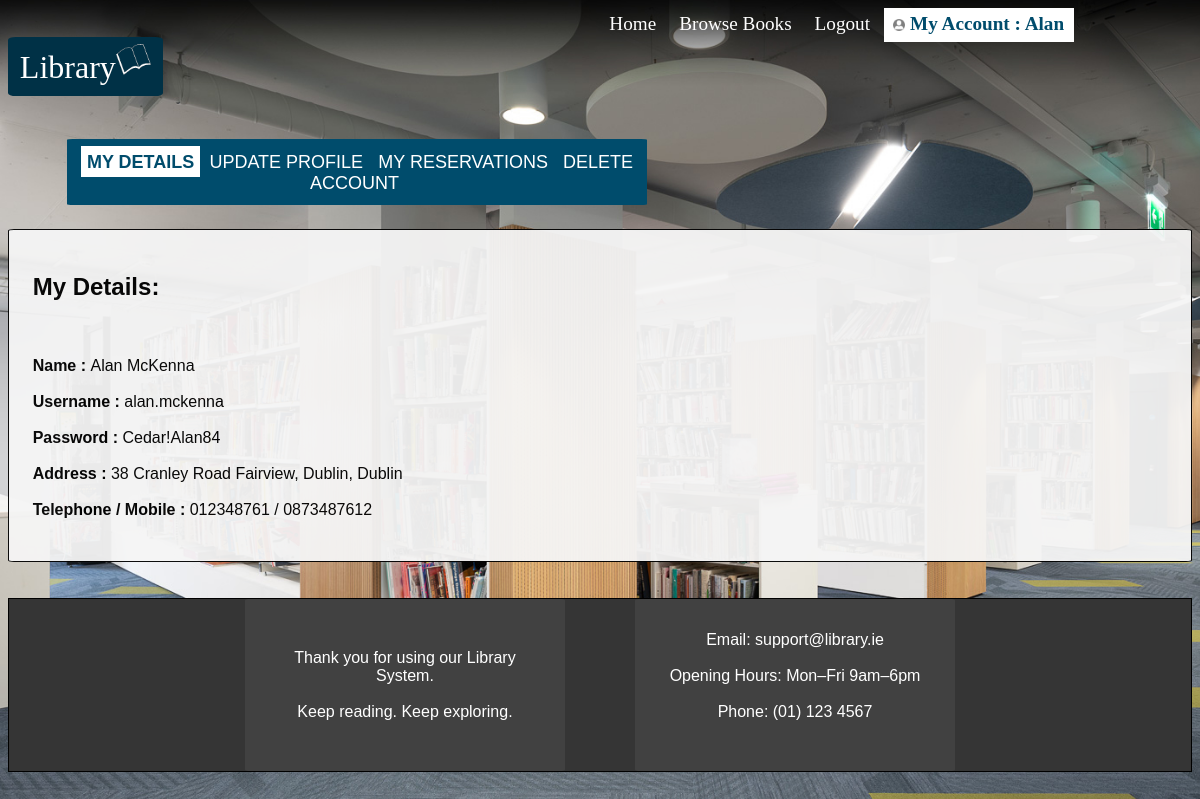
Screenshot of /pages/MyAccount.php (signed in) with the database file from the repository.
### tables this page shows
CREATE TABLE `users` (
  `Username` varchar(20) NOT NULL,
  `Password` varchar(20) NOT NULL,
  `FirstName` varchar(20) NOT NULL,
  `Surname` varchar(20) NOT NULL,
  `AddressLine1` varchar(50) NOT NULL DEFAULT 'none',
  `AddressLine2` varchar(50) NOT NULL,
  `City` varchar(20) NOT NULL DEFAULT 'none',
  `County` varchar(20) NOT NULL DEFAULT 'none',
  `Telephone` varchar(10) NOT NULL DEFAULT 'none',
  `Mobile` varchar(10) NOT NULL DEFAULT 'none'
);

### pages/MyAccount.php (the view, shortened to what the rows shown need)
<?php
include("../library.php");
$User = isset($_SESSION["Users"]) ? $_SESSION["Users"] : null;
?>
<!DOCTYPE html>
<html lang="en">
<html>
<head>
    <link rel="stylesheet" href="../libraryCSS/styles.css">
    <link rel="stylesheet" href="../libraryCSS/background.css">
</head>
<body>
    <header>
        <div class="top-nav-bar">
            <a class="heading" href="Index.php">Home</a>
            <a class="heading" href="Browse.php">Browse Books</a>
            <a class="heading" href="Logout.php">Logout</a>
            <?php
                $sql = "SELECT Username, Password, FirstName, Surname, AddressLine1, AddressLine2, City, County, Telephone, Mobile FROM users WHERE Username='$User'";
                $result = $conn->query($sql);
                if ($result && $row = $result->fetch_assoc()) {
                    echo '<a id="MyAccount" class="heading active" href="MyAccount.php"><img src="../media/accountIcon.png" style="width:1.3%;height:1.3%;" alt="Account icon"> My Account : ' . $row["FirstName"] . '</a>';
                }
            ?>
        </div>
    </header>
    <br><br><br>
    <div id="details">
        <?php
        $action = $_GET['action'] ?? 'details';
        ?>
        <?php if ($action == 'details') { ?>
            <h2>My Details:</h2>
            <br><br>
            <?php
                echo "<a class='loginInput'>Name : </a><a class='detailsText'>" . $row['FirstName'] . " ". $row['Surname'] . "</a><br><br>";
                echo "<a class='loginInput'>Username : </a><a class='detailsText'>" . $row['Username'] . "</a><br><br>";
                echo "<a class='loginInput'>Password : </a><a class='detailsText'>" . $row['Password'] . "</a><br><br>";
                echo "<a class='loginInput'>Address : </a><a class='detailsText'>" . $row['AddressLine1'] . " ". $row['AddressLine2'] . ", " . $row['City'] . ", " . $row['County'] . "</a><br><br>";
                echo "<a class='loginInput'>Telephone / Mobile : </a><a class='detailsText'>" . $row['Telephone'] . " / ". $row['Mobile'] . "</a><br><br>";
            ?>
        <?php } else if ($action == 'update') { ?>
            <style>
                #nav2 {
                    background-color: white;
                    color: #004C6C;
                    font-weight: bold;
                }
            </style>
            <h2>Update Account</h2>
            <?php
                if ((isset($_POST['Username'])) || (isset($_POST['Password'])) || (isset($_POST['FirstName'])) || (isset($_POST['FirstName'])) || (isset($_POST['Surname'])) || (isset($_POST['AddressLine1'])) || (isset($_POST['AddressLine2'])) || (isset($_POST['City'])) || (isset($_POST['County'])) || (isset($_POST['Telephone'])) || (isset($_POST['Mobile']))) {
                    if (!empty($_POST['Username'])) {
                        $username = $conn->real_escape_string($_POST['Username']);
                    } else {
                        $username = $row['Username'];
                    }
                    if (!empty($_POST['Password'])) {
                        $pass = $conn->real_escape_string($_POST['Password']);
                    } else {
                        $pass = $row['Password'];
                    }
                    if (!empty($_POST['FirstName'])) {
                        $fname = $conn->real_escape_string($_POST['FirstName']);
                    } else {
                        $fname = $row['FirstName'];
                    }
                    if (!empty($_POST['Surname'])) {
                        $sname = $conn->real_escape_string($_POST['Surname']);
                    } else {
                        $sname = $row['Surname'];
                    }
                    if (!empty($_POST['AddressLine1'])) {
                        $al1 = $conn->real_escape_string($_POST['AddressLine1']);
                    } else if (empty($row['AddressLine1'])) {
                        $al1 = 'address';
                    } else {
                        $al1 = $row['AddressLine1'];
                    }
                    if (!empty($_POST['AddressLine2'])) {
                        $al2 = $conn->real_escape_string($_POST['AddressLine2']);
                    } else {
                        $al2 = $row['AddressLine2'];
                    }
                    if (!empty($_POST['City'])) {
                        $city = $conn->real_escape_string($_POST['City']);
                    } else if (empty($row['City'])) {
                        $city = 'city';
                    } else {
                        $city = $row['City'];
                    }
                    if (!empty($_POST['County'])) {
                        $county = $conn->real_escape_string($_POST['County']);
                    } else if (empty($row['County'])) {
                        $county = 'none';
                    } else {
                        $county = $row['County'];
                    }
                    if (!empty($_POST['Telephone'])) {
                        $tel = $conn->real_escape_string($_POST['Telephone']);
                    } else if (empty($row['Telephone'])) {
                        $tel = 'none';
                    } else {
                        $tel = $row['Telephone'];
                    }
                    if (!empty($_POST['Mobile'])) {
                        $mob = $conn->real_escape_string($_POST['Mobile']);
                    } else if (empty($row['Mobile'])) {
                        $mob = 'none';
                    } else {
                        $mob = $row['Mobile'];
                    }
                    $oldUsername = $row['Username'];
                    $error = '';
                    if ($username !== $oldUsername) {
                        $stmt = $conn->prepare("SELECT 1 FROM users WHERE Username = ?");
                        if (!$stmt) {
                            die("Prepare failed: " . $conn->error);
                        }
                        $stmt->bind_param("s", $username);
                        $stmt->execute();
                        $stmt->store_result();
                        if ($stmt->num_rows > 0) {
                            $error = "User with this username already exists!";
                        }
                        $stmt->close();
                    }
                    if ($error === '') {
                        $stmt = $conn->prepare("UPDATE users SET Username = ?, Password = ?, FirstName = ?, Surname = ?, AddressLine1 = ?, AddressLine2 = ?, City = ?, County = ?, Telephone = ?, Mobile = ? WHERE Username = ?");
                        if (!$stmt) {
                            die("Prepare failed: " . $conn->error);
                        }
                        $stmt->bind_param("sssssssssss", $username, $pass, $fname, $sname, $al1, $al2, $city, $county, $tel, $mob, $oldUsername);
                        if ($stmt->execute()) {
                            $_SESSION['Users'] = $username;
                            echo '<script>window.location.href="MyAccount.php?action=details";</script>';
                            exit;
                        } else {
                            $error = "Error updating user: " . $stmt->error;
                        }
                        $stmt->close();
                    }
                }
            ?>
            <form method="post" action="">
                <label class="loginInput" for="Username">Username:</label>
                <br>
                <input class="detailsText" type="text" id="Username" name="Username" placeholder="Username">
                <br>
                <label class="loginInput" for="Password">Password:</label>
                <br>
                <input class="detailsText" type="password" id="Password" name="Password" placeholder="Password">
                <br>
                <label class="loginInput" for="FirstName">First name:</label>
                <br>
                <input class="detailsText" type="text" id="FirstName" name="FirstName" placeholder="First name">
                <br>
                <label class="loginInput" for="Surname">Surname:</label>
                <br>
                <input class="detailsText" type="text" id="Surname" name="Surname" placeholder="Surname">
                <br>
                <label class="loginInput" for="AddressLine1">Address line 1:</label>
                <br>
                <input class="detailsText" type="text" id="AddressLine1" name="AddressLine1" placeholder="Address line 1">
                <br>
                <label class="loginInput" for="AddressLine2">Address line 2:</label>
                <br>
                <input class="detailsText" type="text" id="AddressLine2" name="AddressLine2" placeholder="Address line 2">
                <br>
                <label class="loginInput" for="City">City:</label>
                <br>
                <input class="detailsText" type="text" id="City" name="City" placeholder="City">
                <br>
                <p>
                    <select class="loginInput" name="County" id="County">
                        <option value="" disabled selected>Please choose County</option>
                        <option value="Carlow">Carlow</option>
                        <option value="Cavan">Cavan</option>
                        <option value="Clare">Clare</option>
                        <option value="Cork">Cork</option>
                        <option value="Donegal">Donegal</option>
                        <option value="Dublin">Dublin</option>
                        <option value="Galway">Galway</option>
                        <option value="Kerry">Kerry</option>
                        <option value="Kildare">Kildare</option>
                        <option value="Kilkenny">Kilkenny</option>
                        <option value="Laois">Laois</option>
                        <option value="Leitrim">Leitrim</option>
                        <option value="Limerick">Limerick</option>
                        <option value="Longford">Longford</option>
                        <option value="Louth">Louth</option>
                        <option value="Mayo">Mayo</option>
                        <option value="Meath">Meath</option>
                        <option value="Monaghan">Monaghan</option>
                        <option value="Offaly">Offaly</option>
                        <option value="Roscommon">Roscommon</option>
                        <option value="Sligo">Sligo</option>
                        <option value="Tipperary">Tipperary</option>
                        <option value="Waterford">Waterford</option>
                        <option value="Westmeath">Westmeath</option>
                        <option value="Wexford">Wexford</option>
                        <option value="Wicklow">Wicklow</option>
                    </select>
                </p>
                <label class="loginInput" for="Telephone">Telephone:</label>
                <br>
                <input class="detailsText" type="tel" id="Telephone" name="Telephone" placeholder="Eg. 01 234 5678">
                <br>
                <label class="loginInput" for="Mobile">Mobile:</label>
                <br>
                <input class="detailsText" type="tel" id="Mobile" name="Mobile" placeholder="Eg. 083 123 4567">
                <br><br>
                <button class="button" type="submit">
                    <br>
                    <span class="buttontext">UPDATE</span>
                    <br><br>
                </button>
            </form>
        <?php } else if ($action == 'reservation') { ?>
            <style>
                #nav3 {
                    background-color: white;
                    color: #004C6C;
                    font-weight: bold;
                }
            </style>
            <?php
                $page = 1;
                $limit = 5;
                $offset = 0;
                $totalPages = 1;
                $result = null;
                if (isset($_GET["page"]) && is_numeric($_GET["page"])) {
                    $page = intval($_GET["page"]);
                    if ($page < 1) {
                        $page = 1;
                    }
                }
                $offset = ($page - 1) * $limit;
                $countSql = "SELECT COUNT(*) AS total FROM reservations WHERE Username = ?";
                $countStmt = $conn->prepare($countSql);
                if (!$countStmt) {
                    die("Prepare failed: " . $conn->error);
                }
                $countStmt->bind_param("s", $User);
                $countStmt->execute();
                $count_result = $countStmt->get_result();
                $total_rows = 0;
                if ($count_result && $count_result->num_rows === 1) {
                    $row_count = $count_result->fetch_assoc();
                    $total_rows = (int)$row_count["total"];
                }
                if ($total_rows > 0) {
                    $totalPages = ceil($total_rows / $limit);
                }
                $countStmt->close();
                $mainSql = "SELECT b.ISBN, b.BookTitle, b.Author, b.Year, b.Reserved, r.ReservedDate FROM books b INNER JOIN reservations r ON b.ISBN = r.ISBN WHERE r.Username = ? LIMIT ? OFFSET ?";
                $mainStmt = $conn->prepare($mainSql);
                if (!$mainStmt) {
                    die("Prepare failed: " . $conn->error);
                }
                $mainStmt->bind_param("sii", $User, $limit, $offset);
                $mainStmt->execute();
                $result = $mainStmt->get_result();
            ?>
            <h2>My Reservations</h2>
            <?php if ($result && $result->num_rows > 0) { ?>
                <table id="bookTable">
                    <tr>
                        <th>Title</th>
                        <th>Author</th>
                        <th>Year</th>
                        <th>Reserved</th>
                        <th>Action</th>
                    </tr>
                    <?php while ($row = $result->fetch_assoc()) { ?>
                        <tr>
                            <td><?php echo htmlspecialchars($row['BookTitle']); ?></td>
                            <td><?php echo htmlspecialchars($row['Author']); ?></td>
                            <td><?php echo htmlspecialchars($row['Year']); ?></td>
                            <td><?php echo htmlspecialchars($row['Reserved']); ?></td>
                            <td><a id="returnBook" href="../returnBook.php?ISBN=<?php echo urlencode($row['ISBN']); ?>">Return Book</a></td>
                        </tr>
                    <?php } ?>
                </table>
            <?php } else {?>
                <p class="text">You have no book reservations</p>
            <?php } ?>
            <br>
            <center>
                <?php
                    if ($totalPages > 1) {
                        for ($i = 1; $i <= $totalPages; $i++) {
                            if ($i == $page) {
                                echo "<span id='currentPage'>" . $i . "</span> ";
                            } else {
                                echo "<a class='pageLink' href='?page=" . $i . "'>" . $i . "</a> ";
                            }
                        }
                    }
                    if (isset($mainStmt) && $mainStmt instanceof mysqli_stmt) {
                        $mainStmt->close();
                    }
                    $conn->close();
                ?>
            </center>
        <?php } else if ($action == 'delete') { ?>
            <style>
                #nav4 {
                    background-color: white;
                    color: #004C6C;
                    font-weight: bold;
                }
            </style>
            <h2>Delete My Account</h2>
            <br><br>
            <p class="text">Delete all data related to your account</p>
            <br><br><br><br>
            <form type="submit" action="Delete.php">
                <button class="button" type="submit">
                    <br>
                    <span class="buttontext">DELETE ACCOUNT</span>
                    <br><br>
                </button>
            </form>
        <?php } ?>
    </div>
    <br><br>
</body>
</html>

### rows the page displays
users: FirstName "Alan", Surname "McKenna", Username "alan.mckenna", Password "Cedar!Alan84", AddressLine1 "38 Cranley Road", AddressLine2 "Fairview", City "Dublin", County "Dublin", Telephone "012348761", Mobile "0873487612"
